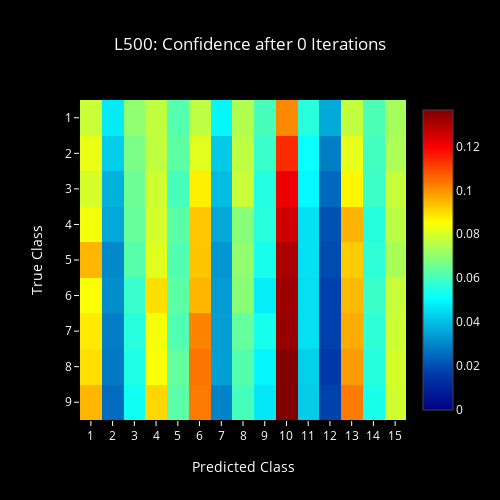
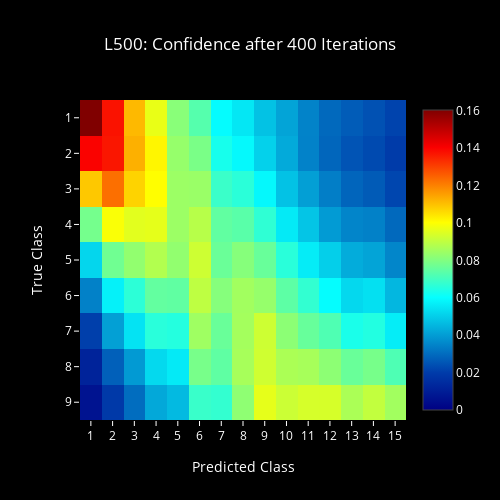
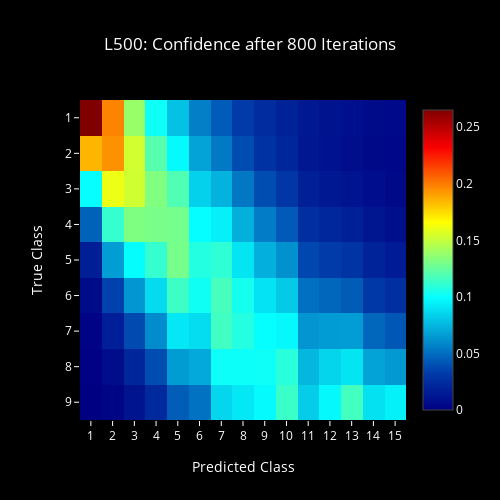
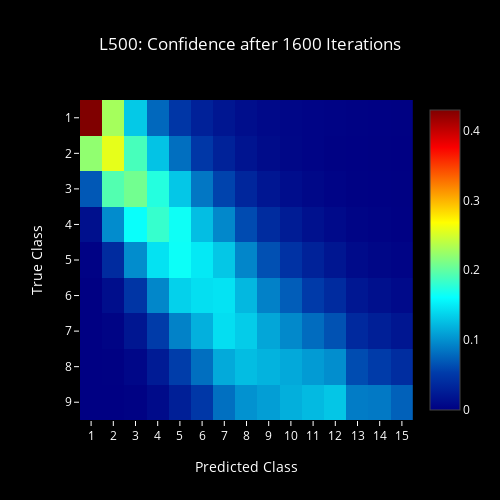

Notebook cell for these charts, in order:
### Code cell
for i, it in enumerate(iter_list):
    plot_confidence_lh(i, it)
    #plot_confidence_lh(i, it)
    #plot_choice_fh(i, it)
    #plot_choice_lh(i, it)

### Figure 1 — Plotly figure (JSON) as saved in the notebook; plotly's stock layout.template omitted (floating-point values rounded to 4 significant figures; data arrays with more than 128 entries replaced by an {"elided": "..."} marker saying what was removed)
{"data": [{"colorscale": "Jet", "type": "heatmap", "z": {"elided": "16x16 float values"}}], "layout": {"font": {"color": "#FFF"}, "height": 500, "paper_bgcolor": "#000", "plot_bgcolor": "#000", "title": "L500: Confidence after 0 Iterations", "titlefont": {"color": "#FFF"}, "width": 500, "xaxis": {"dtick": 1, "range": [0.5, 15.5], "tickcolor": "#FFF", "title": "Predicted Class"}, "yaxis": {"dtick": 1, "range": [9.5, 0.5], "tickcolor": "#FFF", "title": "True Class"}}}

### Figure 2 — Plotly figure (JSON) as saved in the notebook; plotly's stock layout.template omitted (floating-point values rounded to 4 significant figures; data arrays with more than 128 entries replaced by an {"elided": "..."} marker saying what was removed)
{"data": [{"colorscale": "Jet", "type": "heatmap", "z": {"elided": "16x16 float values"}}], "layout": {"font": {"color": "#FFF"}, "height": 500, "paper_bgcolor": "#000", "plot_bgcolor": "#000", "title": "L500: Confidence after 400 Iterations", "titlefont": {"color": "#FFF"}, "width": 500, "xaxis": {"dtick": 1, "range": [0.5, 15.5], "tickcolor": "#FFF", "title": "Predicted Class"}, "yaxis": {"dtick": 1, "range": [9.5, 0.5], "tickcolor": "#FFF", "title": "True Class"}}}

### Figure 3 — Plotly figure (JSON) as saved in the notebook; plotly's stock layout.template omitted (floating-point values rounded to 4 significant figures; data arrays with more than 128 entries replaced by an {"elided": "..."} marker saying what was removed)
{"data": [{"colorscale": "Jet", "type": "heatmap", "z": {"elided": "16x16 float values"}}], "layout": {"font": {"color": "#FFF"}, "height": 500, "paper_bgcolor": "#000", "plot_bgcolor": "#000", "title": "L500: Confidence after 800 Iterations", "titlefont": {"color": "#FFF"}, "width": 500, "xaxis": {"dtick": 1, "range": [0.5, 15.5], "tickcolor": "#FFF", "title": "Predicted Class"}, "yaxis": {"dtick": 1, "range": [9.5, 0.5], "tickcolor": "#FFF", "title": "True Class"}}}

### Figure 4 — Plotly figure (JSON) as saved in the notebook; plotly's stock layout.template omitted (floating-point values rounded to 4 significant figures; data arrays with more than 128 entries replaced by an {"elided": "..."} marker saying what was removed)
{"data": [{"colorscale": "Jet", "type": "heatmap", "z": {"elided": "16x16 float values"}}], "layout": {"font": {"color": "#FFF"}, "height": 500, "paper_bgcolor": "#000", "plot_bgcolor": "#000", "title": "L500: Confidence after 1600 Iterations", "titlefont": {"color": "#FFF"}, "width": 500, "xaxis": {"dtick": 1, "range": [0.5, 15.5], "tickcolor": "#FFF", "title": "Predicted Class"}, "yaxis": {"dtick": 1, "range": [9.5, 0.5], "tickcolor": "#FFF", "title": "True Class"}}}
